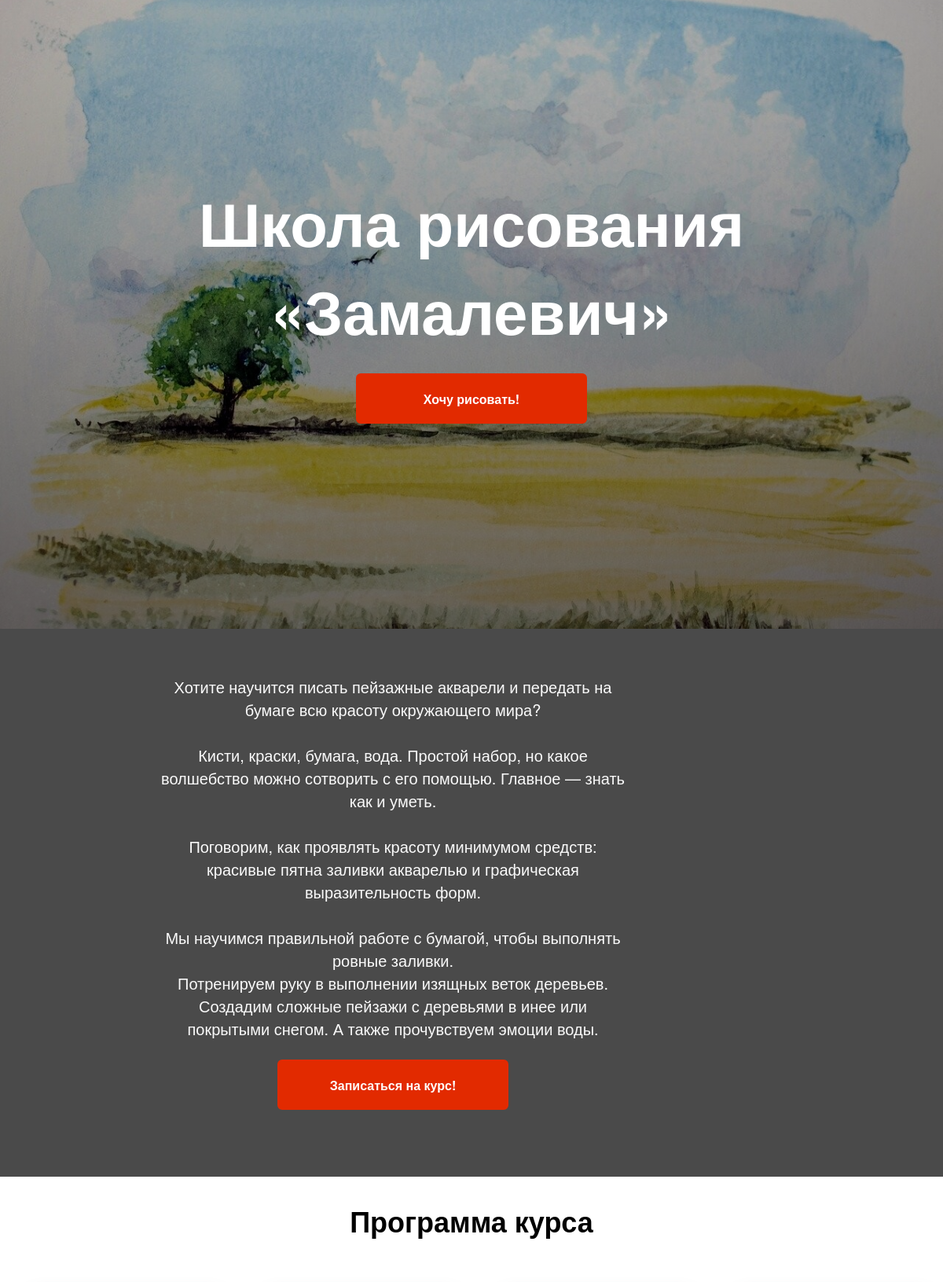
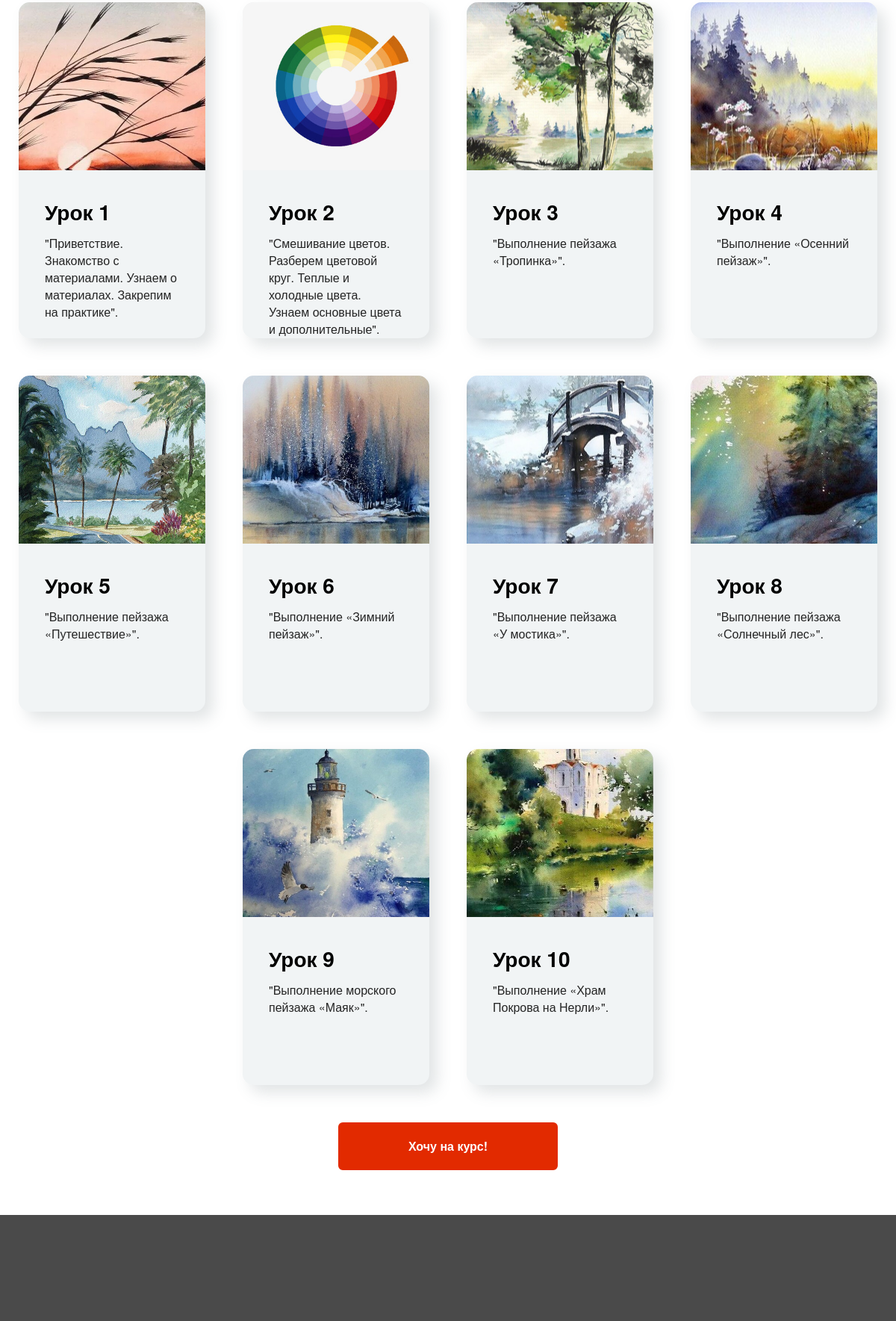
The page / (upper part) on the database its author committed (2 pictures, top to bottom).
### home/models.py (models this page shows, shortened)
class Lesson(models.Model):
    img = models.FileField('')
    number_lesson = models.IntegerField(verbose_name='Номер урока')
    desc = models.TextField()
    class Meta:
        verbose_name = 'Урок'
        verbose_name_plural = 'Уроки'

### home/views.py (the view)
# urls.py: path("", HomeView.as_view(), name="home"),
class HomeView(generic.ListView):
    model = Lesson
    context_object_name = 'Lessons'
    template_name = 'index.html'

### templates/index.html (shortened to what this page needs)
{% extends '_base.html' %}
{% load static %}
{% block content %}
<section class="app">
    <div class="cover-filter"></div>
    <div class="outer">
        <div class="middle">
            <div class="inner">
                <h1>Школа рисования «Замалевич»</h1>
                <a class="btn" href="#form" type="button">Хочу рисовать!</a>
            </div>
        </div>
    </div>
</section>
<section class="block-wrapper">
    <div class="my-container">
        <div class="pt">
            <p><br></p>
            <p>
                Хотите научится писать пейзажные акварели и передать на бумаге всю красоту окружающего мира?
            </p>
            <p><br></p>
            <p>
                Кисти, краски, бумага, вода. Простой набор, но какое волшебство можно сотворить с его помощью. Главное —
                знать как и уметь.
            </p>
            <p><br></p>
            <p>
                Поговорим, как проявлять красоту минимумом средств: красивые пятна заливки акварелью и графическая
                выразительность форм.
            </p>
            <p><br></p>
            <p>
                Мы научимся правильной работе с бумагой, чтобы выполнять ровные заливки.
            </p>
            <p>
                Потренируем руку в выполнении изящных веток деревьев. Создадим сложные пейзажи с деревьями в инее или
                покрытыми снегом. А также прочувствуем эмоции воды.
            </p>
            <a class="btn mbt" href="#form" type="button">Записаться на курс!</a>
        </div>
    </div>
</section>
<section class="my-container-card">
    <h1 class="prew-card">Программа курса</h1>
    <div class="df-card">
        {% for i in Lessons %}
        <div class="card">
            <img src="{{ i.img.url }}">
            <div class="card-row">
                <div class="text">Урок {{ i.number_lesson }}</div>
                <div class="desc">{{ i.desc }}</div>
            </div>
        </div>
        {% endfor %}
    </div>
    <a class="btn mbt-auto" href="#form" type="button">Хочу на курс!</a>
</section>
<section class="block-wrapper">
    <div class="my-container block-info">
        <div class="pt">
            <p><br></p>
        </div>
    </div>
</section>
{% endblock content %}

### templates/_base.html (shortened to what this page needs)
{% load static %}
<!doctype html>
<html lang="en">
<head>
    <link rel="stylesheet" href="{% static 'css/_.css' %}">
</head>
<body>
<main>
    {% block content %}
    {% endblock content %}
</main>
</body>
</html>

### static/css/_.css (style rules this page uses)
body { margin: 0; font-family: Helvetica Neue, sans-serif; }
main { max-height: 100%; }
.mbt { margin: 25px auto; }
.mbt-auto { margin: 25px auto; display: flex; align-items: center; justify-content: center; }
a, u { text-decoration: none; }
p { margin: 0; }
a { cursor: pointer; color: black; }
p { margin: 0; line-height: inherit; color: #fafafa; }
.app { min-height: 100vh; width: 100%; background-size: cover; background-position: center center; position: relative; background-image: url("../img/app.jpg"); background-repeat: no-repeat; object-fit: cover; }
.cover-filter { background-image: -moz-linear-gradient(top, rgba(0, 0, 0, 0.5), rgba(0, 0, 0, 0.5)); background-image: -webkit-linear-gradient(top, rgba(0, 0, 0, 0.5), rgba(0, 0, 0, 0.5)); background-image: -o-linear-gradient(top, rgba(0, 0, 0, 0.5), rgba(0, 0, 0, 0.5)); background-image: -ms-linear-gradient(top, rgba(0, 0, 0, 0.5), rgba(0, 0, 0, 0.5)); background-image: linear-gradient(top, rgba(0, 0, 0, 0.5), rgba(0, 0, 0, 0.5)); position: absolute; top: 0; left: 0; height: 100%; width: 100%; background-image: -moz-linear-gradient(top, rgba(0, 0, 0, 0.3), rgba(0, 0, 0, 0.6)); background-image: -webkit-linear-gradient(top, rgba(0, 0, 0, 0.3), rgba(0, 0, 0, 0.6)); background-image: -o-linear-gradient(top, rgba(0, 0, 0, 0.3), rgba(0, 0, 0, 0.6)); background-image: -ms-linear-gradient(top, rgba(0, 0, 0, 0.3), rgba(0, 0, 0, 0.6)); background-image: linear-gradient(top, rgba(0, 0, 0, 0.3), rgba(0, 0, 0, 0.6)); filter: progid:DXImageTransform.Microsoft.gradient(startColorStr='#b2000000', endColorstr='#66000000'); }
.outer { display: table; position: absolute; top: 0; left: 0; height: 100%; width: 100%; }
.middle { display: table-cell; vertical-align: middle; }
.inner { display: flex; margin-left: auto; margin-right: auto; max-width: 800px; flex-direction: column; justify-content: center; align-items: center; }
.inner h1 { text-align: center; font-size: 78px; font-weight: bold; margin: 25px 0; color: white; }
.btn { border: 2px solid #e22a00; background: #e22a00; margin-bottom: 60px; padding-left: 60px; padding-right: 60px; min-height: 60px; font-size: 16px; border-radius: 6px; color: white; font-weight: bold; display: flex; justify-content: center; align-items: center; width: 170px; }
.block-wrapper { padding-top: 30px; padding-bottom: 0; background-color: #4a4a4a; color: #fafafa; }
.my-container { max-width: 800px; display: flex; margin: 0 auto; align-items: center; text-align: center; }
.my-container-card { max-width: 1200px; margin: 0 auto; }
.card { width: 250px; height: 450px; transition: all 0.3s; box-shadow: 10px 10px 20px rgb(105 121 125 / 20%); background-color: #f1f4f5; border-radius: 15px; margin: 25px; }
.card-row { padding: 20px 35px; }
.prew-card { font-size: 36px; font-weight: 700; text-align: center; }
.card img { background-size: cover; background-position: top center; width: 100%; object-fit: cover; height: 50%; margin-top: 0; overflow: hidden; margin-bottom: 10px; border-radius: 15px 15px 0 0; }
.df-card { display: flex; justify-content: center; align-items: center; align-content: center; flex-direction: row; flex-wrap: wrap; }
.pt { font-size: 20px; }
.card-row .text { font-size: 28px; font-weight: bold; margin-bottom: 10px; }
.card-row .desc { color: #242424; }
.inner { max-width: 1200px; }
.block-info { display: flex; justify-content: space-between; flex-direction: row; max-width: 1200px; align-items: flex-start; }
.block-info .pt p { text-align: start; }
.block-info .pt { margin-top: 100px; }
@media (max-width: 1237px) { .block-info { display: flex; justify-content: space-between; flex-direction: column; align-items: center; } }
@media (max-width: 1237px) { .pt { max-width: 600px; margin-bottom: 25px; } }
@media (max-width: 1237px) { .block-info .pt p { text-align: center; } }

### rows shown on the page
Lesson: img (picture), number_lesson "1", desc "\"Приветствие. Знакомство с материалами. Узнаем о материалах. Закрепим на практике\"."
Lesson: img (picture), number_lesson "2", desc "\"Смешивание цветов. Разберем цветовой круг. Теплые и холодные цвета. Узнаем основные цвета и дополнительные\"."
Lesson: img (picture), number_lesson "3", desc "\"Выполнение пейзажа «Тропинка»\"."
Lesson: img (picture), number_lesson "4", desc "\"Выполнение «Осенний пейзаж»\"."
Lesson: img (picture), number_lesson "5", desc "\"Выполнение пейзажа «Путешествие»\"."
Lesson: img (picture), number_lesson "6", desc "\"Выполнение «Зимний пейзаж»\"."
Lesson: img (picture), number_lesson "7", desc "\"Выполнение пейзажа «У мостика»\"."
Lesson: img (picture), number_lesson "8", desc "\"Выполнение пейзажа «Солнечный лес»\"."
Lesson: img (picture), number_lesson "9", desc "\"Выполнение морского пейзажа «Маяк»\"."
Lesson: img (picture), number_lesson "10", desc "\"Выполнение «Храм Покрова на Нерли»\"."
